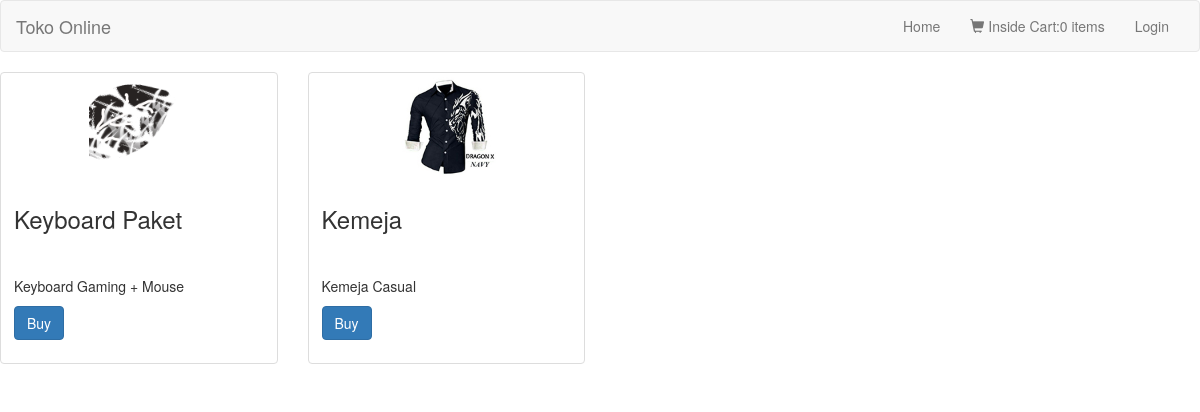
The page / on the database its author committed.
### tables this page shows
CREATE TABLE `tb_products` (
  `id` int(10) NOT NULL AUTO_INCREMENT,
  `name` varchar(50) DEFAULT NULL,
  `description` text,
  `price` int(10) DEFAULT NULL,
  `stock` int(3) DEFAULT NULL,
  `image` text,
  PRIMARY KEY (`id`)
);

### application/controllers/Welcome.php (called while the page is built, shortened)
<?php
class Welcome extends CI_Controller {
	public function __construct()
	{
		$this->load->model('model_products');
	}
	public function index()
	{
		$data['products'] = $this->model_products->all();
		$this->load->view('welcome_message', $data);
	}
}

### index.php (called while the page is built, shortened)
<?php
require_once BASEPATH.'core/CodeIgniter.php';

### application/models/model_products.php (called while the page is built, shortened)
<?php
class Model_products extends CI_Model {
	public function all(){
		$hasil = $this->db->get('tb_products');
		if ($hasil->num_rows() > 0 ) {
			return $hasil->result();
		}else{
			return array();
		}
	}
}

### application/views/welcome_message.php (the view, shortened to what this page needs)
<html lang="en">
	<head>
		<link rel="stylesheet" href="<?= base_url() ?>bootstrap/3.3.7/css/bootstrap.min.css">
	</head>
	<body>
		<?php $this->load->view('layout/top-menu') ?>
		<div class="row">
		<?php foreach ($products as $product) : ?>
		  <div class="col-sm-3 col-md-3">
		    <div class="thumbnail">
		      <?= img([
		      		'src'		=> 'uploads/' .$product->image,
		      		'style' 	=> 'max-width:100%; max-height:100%; height:100px'
		      ])  ?>
		      <div class="caption">
		        <h3 style="min-height: 60px;"><?= $product->name ?></h3>
		        <p><?= $product->description ?></p>
		        <p>
		        	<?= anchor('welcome/add_to_cart/' .$product->id, 'Buy', [
		        		'class' => 'btn btn-primary',
		        		'role' 	=> 'button'
		        	]) ?>
		        </p>
		      </div>
		    </div>
		  </div>
		<?php endforeach; ?>
		</div>
	</body>
</html>

### application/views/layout/top-menu.php (shortened to what this page needs)
<nav class="navbar navbar-default">
  <div class="container-fluid">
    <div class="navbar-header">
      <?= anchor(base_url(), 'Toko Online',['class'=>'navbar-brand']) ?>
    </div>
    <div class="collapse navbar-collapse" id="bs-example-navbar-collapse-1">
      <ul class="nav navbar-nav navbar-right">
        <li><?php echo anchor(base_url(),'Home'); ?></li>
        <li>
           <?php
            $text_cart_url  = '<span class="glyphicon glyphicon-shopping-cart" aria-hidden="true"></span>';
            $text_cart_url .= ' Inside Cart:' . $this->cart->total_items() .' items';
          ?>
          <?= anchor('welcome/cart', $text_cart_url) ?>
        </li>
        <?php if ($this->session->userdata('username')) { ?>
          <li><div style="line-height: 50px;"><?php echo 'You Are: ' .$this->session->userdata('username');?></div></li>
          <li><?php echo anchor('logout','Logout'); ?></li>
        <?php } else { ?>
          <li><?php echo anchor('login','Login'); ?></li>
        <?php } ?>
      </ul>
    </div>
  </div>
</nav>

### rows shown on the page
tb_products: image (picture), name "Keyboard Paket", description "Keyboard Gaming + Mouse", id "Buy"
tb_products: image (picture), name "Kemeja", description "Kemeja Casual", id "Buy"

### other values the page prints
anchor(base_url(), 'Toko Online',['class'=>'navbar-brand']) "Toko Online"
anchor(base_url(),'Home') "Home"
anchor('welcome/cart', $text_cart_url) "Inside Cart:0 items"
anchor('login','Login') "Login"
